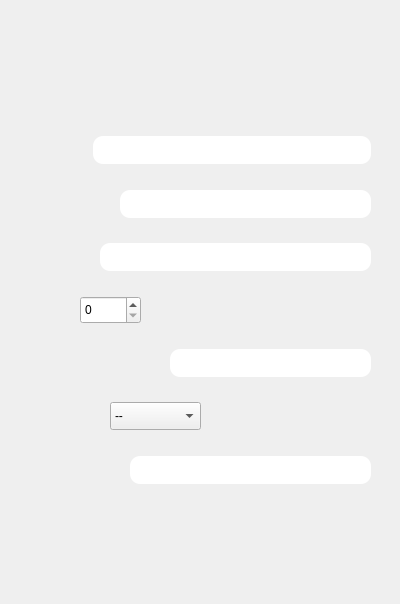
<?xml version="1.0" encoding="UTF-8"?>
<ui version="4.0">
 <class>SignUpScreen</class>
 <widget class="QDialog" name="SignUpScreen">
  <property name="geometry">
   <rect>
    <x>0</x>
    <y>0</y>
    <width>400</width>
    <height>604</height>
   </rect>
  </property>
  <property name="windowTitle">
   <string>SmartShopXpress</string>
  </property>
  <property name="windowIcon">
   <iconset resource="images.qrc">
    <normaloff>:/img/img0/logo3.png</normaloff>:/img/img0/logo3.png</iconset>
  </property>
  <property name="styleSheet">
   <string notr="true">border-image: url(:/img/img0/signinBackground.png);</string>
  </property>
  <widget class="QLabel" name="signUpLabel">
   <property name="geometry">
    <rect>
     <x>0</x>
     <y>0</y>
     <width>400</width>
     <height>101</height>
    </rect>
   </property>
   <property name="styleSheet">
    <string notr="true">border-image: url(:/img/img0/signup2.png);
</string>
   </property>
   <property name="text">
    <string/>
   </property>
  </widget>
  <widget class="QLineEdit" name="nameLineEdit">
   <property name="geometry">
    <rect>
     <x>93</x>
     <y>136</y>
     <width>278</width>
     <height>28</height>
    </rect>
   </property>
   <property name="styleSheet">
    <string notr="true">border-image: url(:/img/img0/lineEditBackground.png);
border-radius:10px;
</string>
   </property>
  </widget>
  <widget class="QLineEdit" name="passwordLineEdit">
   <property name="geometry">
    <rect>
     <x>130</x>
     <y>456</y>
     <width>241</width>
     <height>28</height>
    </rect>
   </property>
   <property name="styleSheet">
    <string notr="true">border-image: url(:/img/img0/lineEditBackground.png);
border-radius:10px;
</string>
   </property>
  </widget>
  <widget class="QLineEdit" name="phoneNoLineEdit">
   <property name="geometry">
    <rect>
     <x>170</x>
     <y>349</y>
     <width>201</width>
     <height>28</height>
    </rect>
   </property>
   <property name="styleSheet">
    <string notr="true">border-image: url(:/img/img0/lineEditBackground.png);
border-radius:10px;
</string>
   </property>
  </widget>
  <widget class="QLineEdit" name="surnameLineEdit">
   <property name="geometry">
    <rect>
     <x>120</x>
     <y>190</y>
     <width>251</width>
     <height>28</height>
    </rect>
   </property>
   <property name="styleSheet">
    <string notr="true">border-image: url(:/img/img0/lineEditBackground.png);
border-radius:10px;
</string>
   </property>
  </widget>
  <widget class="QLineEdit" name="mailLineEdit">
   <property name="geometry">
    <rect>
     <x>100</x>
     <y>243</y>
     <width>271</width>
     <height>28</height>
    </rect>
   </property>
   <property name="styleSheet">
    <string notr="true">border-image: url(:/img/img0/lineEditBackground.png);
border-radius:10px;
</string>
   </property>
  </widget>
  <widget class="QPushButton" name="mainMenuButton">
   <property name="geometry">
    <rect>
     <x>175</x>
     <y>550</y>
     <width>51</width>
     <height>51</height>
    </rect>
   </property>
   <property name="cursor">
    <cursorShape>PointingHandCursor</cursorShape>
   </property>
   <property name="styleSheet">
    <string notr="true">border-image: url(:/img/img0/menuicon.png);
border-radius:20px;</string>
   </property>
   <property name="text">
    <string/>
   </property>
  </widget>
  <widget class="QPushButton" name="savePushButton">
   <property name="geometry">
    <rect>
     <x>125</x>
     <y>500</y>
     <width>151</width>
     <height>41</height>
    </rect>
   </property>
   <property name="cursor">
    <cursorShape>PointingHandCursor</cursorShape>
   </property>
   <property name="styleSheet">
    <string notr="true">border-image: url(:/img/img0/createacc.png);
border-radius:20px;</string>
   </property>
   <property name="text">
    <string/>
   </property>
  </widget>
  <widget class="QSpinBox" name="ageSpinBox">
   <property name="geometry">
    <rect>
     <x>80</x>
     <y>296</y>
     <width>61</width>
     <height>28</height>
    </rect>
   </property>
   <property name="styleSheet">
    <string notr="true">border-image: url(:/img/img0/lineEditBackground.png);
</string>
   </property>
  </widget>
  <widget class="QComboBox" name="genderComboBox">
   <property name="geometry">
    <rect>
     <x>110</x>
     <y>402</y>
     <width>91</width>
     <height>28</height>
    </rect>
   </property>
   <property name="styleSheet">
    <string notr="true">border-image: url(:/img/img0/lineEditBackground.png);</string>
   </property>
   <item>
    <property name="text">
     <string>--</string>
    </property>
   </item>
   <item>
    <property name="text">
     <string>Female</string>
    </property>
   </item>
   <item>
    <property name="text">
     <string>Male</string>
    </property>
   </item>
  </widget>
 </widget>
 <resources>
  <include location="images.qrc"/>
 </resources>
 <connections/>
</ui>
